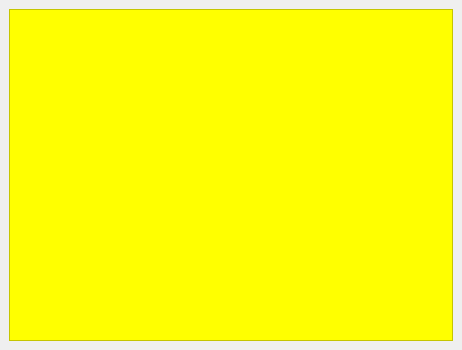
<?xml version="1.0" encoding="UTF-8"?>
<ui version="4.0">
 <class>MainWindow</class>
 <widget class="QMainWindow" name="MainWindow">
  <property name="windowModality">
   <enum>Qt::NonModal</enum>
  </property>
  <property name="geometry">
   <rect>
    <x>0</x>
    <y>0</y>
    <width>462</width>
    <height>350</height>
   </rect>
  </property>
  <property name="windowTitle">
   <string>Sticker</string>
  </property>
  <property name="windowIcon">
   <iconset resource="icons/icons.qrc">
    <normaloff>:/icons/Pictogrammers-Material-Sticker-text-outline.512.png</normaloff>:/icons/Pictogrammers-Material-Sticker-text-outline.512.png</iconset>
  </property>
  <widget class="QWidget" name="centralwidget">
   <layout class="QHBoxLayout" name="horizontalLayout">
    <item>
     <widget class="QTextEdit" name="textEdit">
      <property name="font">
       <font>
        <family>Jost</family>
        <pointsize>16</pointsize>
        <weight>75</weight>
        <bold>true</bold>
       </font>
      </property>
      <property name="styleSheet">
       <string notr="true">QWidget {
    color: #000000;
    background-color: #ffff00;
    font-family: Jost;
    font-size: 16pt;
    font-weight: 600;
    }



QScrollBar:vertical {
    border: none;
	background-color: #ffff00;
	wight: 14px;
	margin: 15px 0 15px 0;
	boder-radius: 0;
}
QScrollBar::handle:vertical {
	border: 2px solid #000000;
	background-color: #ffff00;
	min-height: 30px;
	border-radius: 7px;
}
QScrollBar::handle:vertical:hover {
	background-color: #000000;
}
QScrollBar::handle:vertical:pressed {
	border: 2px solid  #9aa0a6;
	background-color: #9aa0a6;
}
QScrollBar::sub-line:vertical {
	border: none;
	background-color: #ffff00;
	height: 15px;
	border-top-left-radius: 7px;
	border-top-right-radius: 7px;
	subcontrol-position: top;
	subcontrol-origin: margin;
}
</string>
      </property>
      <property name="html">
       <string>&lt;!DOCTYPE HTML PUBLIC &quot;-//W3C//DTD HTML 4.0//EN&quot; &quot;http://www.w3.org/TR/REC-html40/strict.dtd&quot;&gt;
&lt;html&gt;&lt;head&gt;&lt;meta name=&quot;qrichtext&quot; content=&quot;1&quot; /&gt;&lt;style type=&quot;text/css&quot;&gt;
p, li { white-space: pre-wrap; }
&lt;/style&gt;&lt;/head&gt;&lt;body style=&quot; font-family:'Jost'; font-size:16pt; font-weight:600; font-style:normal;&quot;&gt;
&lt;p style=&quot;-qt-paragraph-type:empty; margin-top:0px; margin-bottom:0px; margin-left:0px; margin-right:0px; -qt-block-indent:0; text-indent:0px;&quot;&gt;&lt;br /&gt;&lt;/p&gt;&lt;/body&gt;&lt;/html&gt;</string>
      </property>
     </widget>
    </item>
   </layout>
  </widget>
 </widget>
 <resources>
  <include location="icons/icons.qrc"/>
 </resources>
 <connections/>
</ui>
